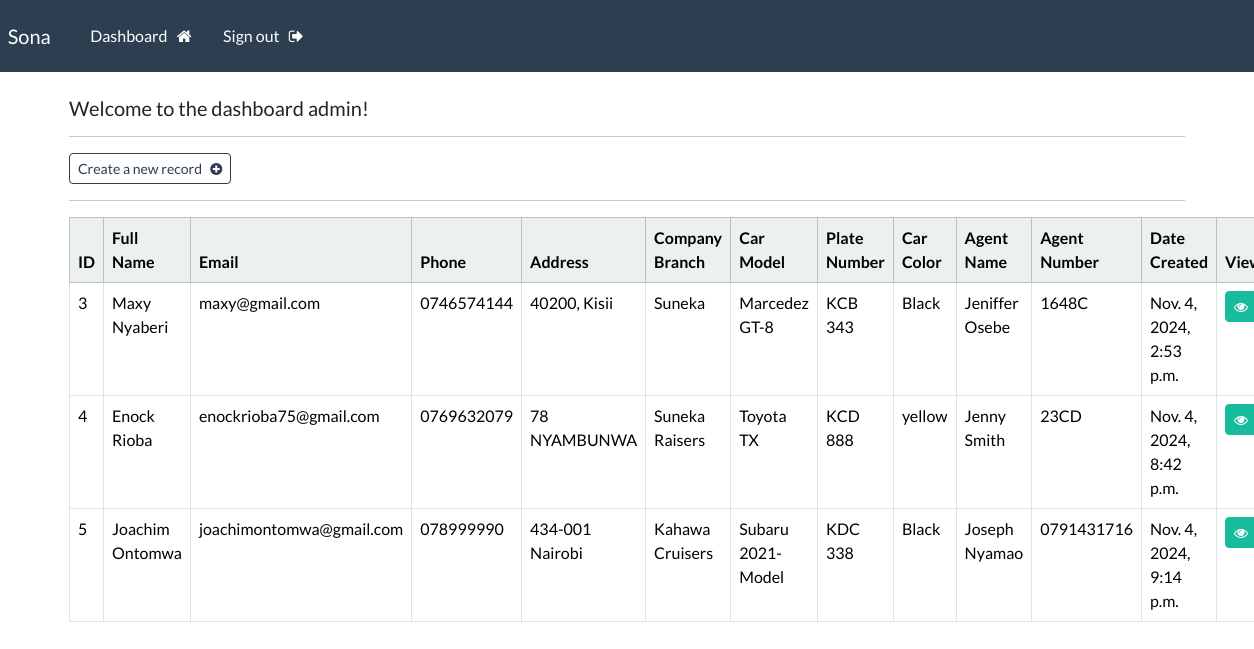
The page /dashboard (signed in) on the database its author committed.
### crudapp/models.py (models this page shows, shortened)
class Record(models.Model):
    creation_date = models.DateTimeField(auto_now_add=True)
    first_name = models.CharField(max_length=100)
    last_name = models.CharField(max_length=100)
    email = models.CharField(max_length=255)
    phone = models.CharField(max_length=20)
    address = models.CharField(max_length=300)
    company_branch = models.CharField(max_length=255, default='')
    car_model = models.CharField(max_length=200, default='')
    plate_number = models.CharField(max_length=200, default='')
    car_color = models.CharField(max_length=200, default='')
    agent_name = models.CharField(max_length=200, default='')
    agent_number = models.CharField(max_length=200, default='')

### crudapp/views.py (the view)
# urls.py: path('dashboard', views.dashboard, name="dashboard"),
@login_required(login_url='my-login')
def dashboard(request):
    my_records = Record.objects.all()
    context = {'records': my_records}
    return render(request, 'dashboard.html', context=context)

### templates/dashboard.html
{% extends 'base.html' %}
{% block content %}
<h5>Welcome to the dashboard {{user}}!</h5>
<hr>
<a class="btn btn-outline-primary btn-sm" href="{% url 'create-record' %}">
    Create a new record &nbsp; <i class='fa fa-plus-circle' aria-hidden="true"></i>
</a>
<hr>
    <table class="table table-hover table-bordered">
        <thead class="table-light">
            <tr>
                <th scope="col"> ID </th>
                <th scope="col"> Full Name </th>
                <th scope="col"> Email </th>
                <th scope="col"> Phone </th>
                <th scope="col"> Address </th>
                <th scope="col"> Company Branch </th>
                <th scope="col"> Car Model </th>
                <th scope="col"> Plate Number </th>
                <th scope="col"> Car Color </th>
                <th scope="col"> Agent Name </th>
                <th scope="col"> Agent Number </th>
                <th scope="col"> Date Created </th>
                <th scope="col"> View </th>
            </tr>
        </thead>
        <tbody>
            {% if records %}
                {% for record in records %}
                    <tr>
                        <td>{{record.id}}</td>
                        <td>{{record.first_name}}   {{record.last_name}}</td>
                        <td>{{record.email}}</td>
                        <td>{{record.phone}}</td>
                        <td>{{record.address}}</td>
                        <td>{{record.company_branch}}</td>
                        <td>{{record.car_model}}</td>
                        <td>{{record.plate_number}}</td>
                        <td>{{record.car_color}}</td>
                        <td>{{record.agent_name}}</td>
                        <td>{{record.agent_number}}</td>
                        <td>{{record.creation_date}}</td>
                        <td> <a class="btn btn-success btn-sm" href="{% url 'view-record' record.id %}"> <i class='fa fa-eye' aria-hidden="true"></i></a> </td>
                    </tr>
                {% endfor %}
            {% endif %}
        </tbody>
    </table>
{% endblock content %}

### templates/base.html (shortened to what this page needs)
{% load static %}
<!DOCTYPE html>
<html>
    <head>
        <link rel="stylesheet" type="text/css" href="https://bootswatch.com/5/flatly/bootstrap.min.css">
        <link rel="stylesheet" type="text/css" href="{% static 'css/styles.css' %}">
        <link rel="stylesheet" href="https://cdnjs.cloudflare.com/ajax/libs/font-awesome/4.7.0/css/font-awesome.min.css">
    </head>
    <body>
        {% include 'navbar.html' %}
        <div class="container">
            <br>
            {% block content %}
            {% endblock content %}
        </div>
    </body>
</html>

### templates/navbar.html (shortened to what this page needs)
<nav class="navbar navbar-expand-lg navbar-dark bg-primary justify-content-center">
    <a class="navbar-brand main-heading" href="{% url '' %}">
      &nbsp; Sona
    </a>
      <div class="collapse navbar-collapse text-center" id="navbarNavDropdown">
        <ul class="navbar-nav mr-auto">
          {% if user.is_authenticated %}
            <li class="nav-item">
              <a class="nav-link" href="{% url 'dashboard' %}">Dashboard &nbsp; <i class="fa fa-home" aria-hidden="true"></i> </a>
            </li>
            <li class="nav-item">
              <a class="nav-link" href="{% url 'user-logout' %}">Sign out &nbsp; <i class="fa fa-sign-out" aria-hidden="true"></i> </a>
            </li>
        </ul>
        {% endif %}
      </div>
  </nav>

### rows shown on the page
Record: id "3", first_name "Maxy", last_name "Nyaberi", email "maxy@gmail.com", phone "0746574144", address "40200, Kisii", company_branch "Suneka", car_model "Marcedez GT-8", plate_number "KCB 343", car_color "Black", agent_name "Jeniffer Osebe", agent_number "1648C", creation_date "Nov. 4, 2024, 2:53 p.m."
Record: id "4", first_name "Enock", last_name "Rioba", email "enockrioba75@gmail.com", phone "0769632079", address "78 NYAMBUNWA", company_branch "Suneka Raisers", car_model "Toyota TX", plate_number "KCD 888", car_color "yellow", agent_name "Jenny Smith", agent_number "23CD", creation_date "Nov. 4, 2024, 8:42 p.m."
Record: id "5", first_name "Joachim", last_name "Ontomwa", email "joachimontomwa@gmail.com", phone "078999990", address "434-001 Nairobi", company_branch "Kahawa Cruisers", car_model "Subaru 2021-Model", plate_number "KDC 338", car_color "Black", agent_name "Joseph Nyamao", agent_number "0791431716", creation_date "Nov. 4, 2024, 9:14 p.m."

### other values the page prints
{{ user }} "admin"
